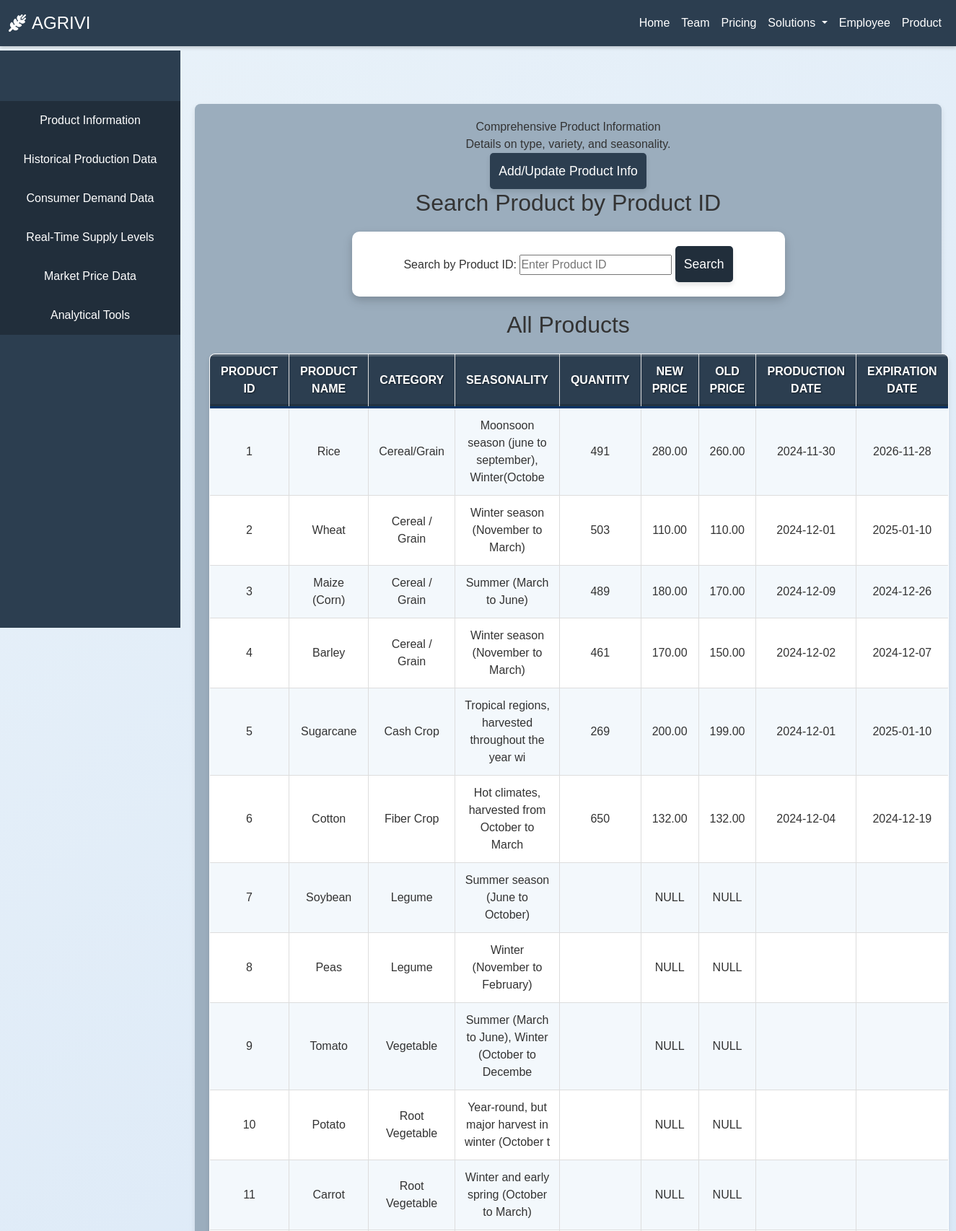
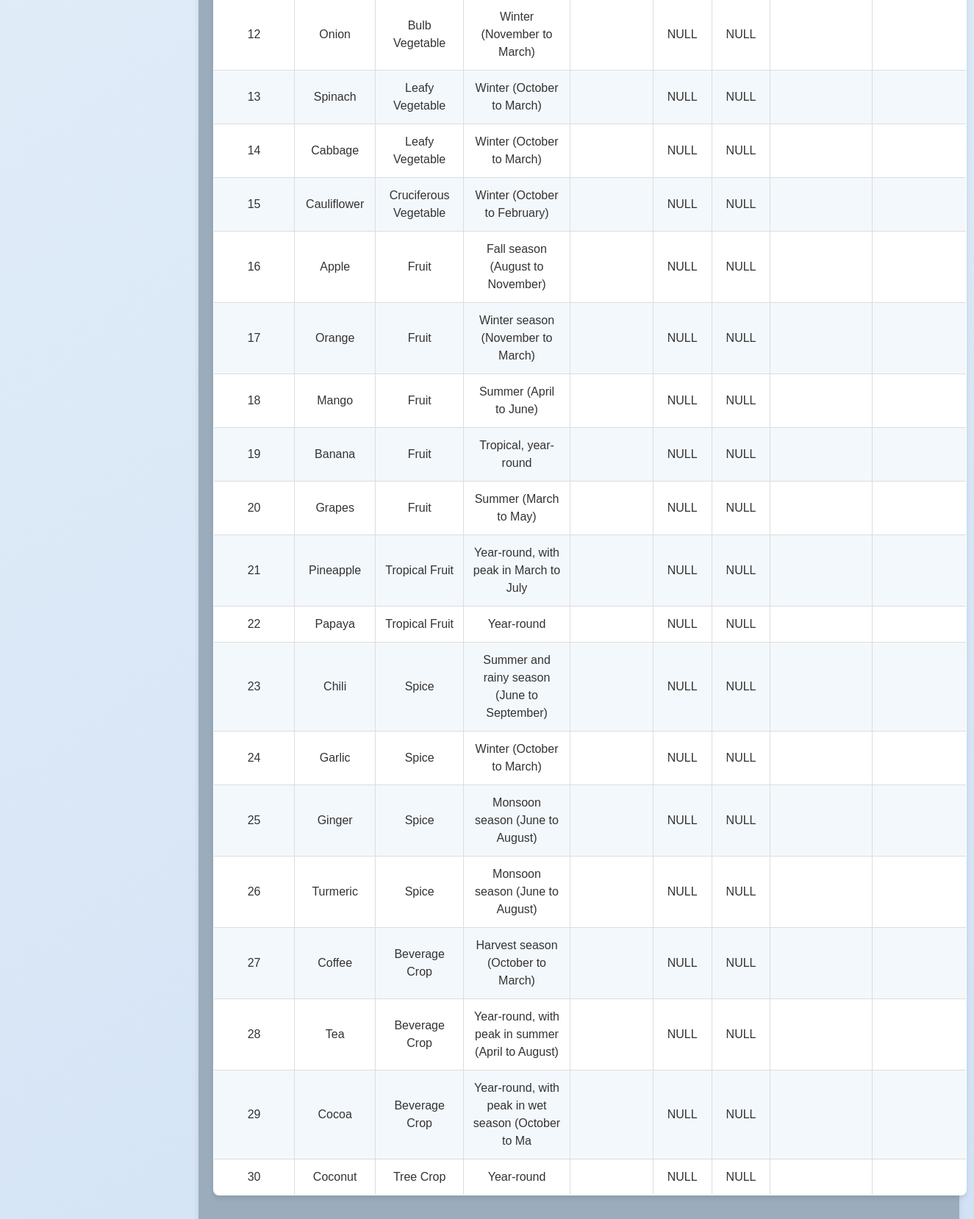
The page /admin_db/index2.php (upper part) on the database its author committed (2 pictures, top to bottom).
### tables this page shows
CREATE TABLE `product_info` (
  `id` int(11) NOT NULL,
  `product_id` int(11) NOT NULL,
  `quantity` int(11) NOT NULL,
  `new_price` decimal(10,2) DEFAULT NULL,
  `old_price` decimal(10,2) DEFAULT NULL,
  `production_cost` decimal(10,2) NOT NULL,
  `production_date` date NOT NULL,
  `expiration_date` date NOT NULL
);

CREATE TABLE `product` (
  `product_id` int(11) NOT NULL,
  `product_name` varchar(100) DEFAULT NULL,
  `category` varchar(100) DEFAULT NULL,
  `seasonality` varchar(50) DEFAULT NULL
);

### admin_db/product_table/product_info.php (the view, shortened to what this page needs)
<?php
$host = "localhost";
$username = "root";
$password = "";
$database = "agriculture_product_data";
$conn = new mysqli($host, $username, $password, $database);
$sql_all_products = "SELECT
                    pi.id,
                    p.product_id,
                    p.product_name,
                    p.category,
                    p.seasonality,
                    pi.quantity,
                    pi.new_price,
                    pi.old_price,
                    pi.production_date,
                    pi.expiration_date
                FROM
                    PRODUCT p
                LEFT JOIN
                    product_info pi ON p.product_id = pi.product_id
                ORDER BY p.product_id";
$all_products_result = $conn->query($sql_all_products);
?>
<!DOCTYPE html>
<html lang="en">
<head>
    <link rel="stylesheet" href="/admin_db/product_table/product_info_style.css">
</head>
<body>
    <a href="/admin_db/product_db/product_info.php"><button>Add/Update Product Info</button></a>
    <h2>Search Product by Product ID</h2>
    <form method="get" action="">
        <label for="search">Search by Product ID: </label>
        <input type="text" id="search" name="search" placeholder="Enter Product ID" required>
        <button type="submit">Search</button>
    </form>
    <h2>All Products</h2>
    <table>
        <tr>
            <th>Product ID</th>
            <th>Product Name</th>
            <th>Category</th>
            <th>Seasonality</th>
            <th>Quantity</th>
            <th>New Price</th>
            <th>Old Price</th>
            <th>Production Date</th>
            <th>Expiration Date</th>
        </tr>
        <?php
        if ($all_products_result->num_rows > 0) {
            while ($row = $all_products_result->fetch_assoc()) {
                echo "<tr>
                        <td>" . htmlspecialchars($row['product_id']) . "</td>
                        <td>" . htmlspecialchars($row['product_name']) . "</td>
                        <td>" . htmlspecialchars($row['category']) . "</td>
                        <td>" . htmlspecialchars($row['seasonality']) . "</td>
                        <td>" . htmlspecialchars($row['quantity']) . "</td>
                        <td>" . (is_null($row['new_price']) ? "NULL" : htmlspecialchars($row['new_price'])) . "</td>
                        <td>" . (is_null($row['old_price']) ? "NULL" : htmlspecialchars($row['old_price'])) . "</td>
                        <td>" . htmlspecialchars($row['production_date']) . "</td>
                        <td>" . htmlspecialchars($row['expiration_date']) . "</td>
                    </tr>";
            }
        } else {
            echo "<tr><td colspan='9'>No products found.</td></tr>";
        }
        ?>
    </table>
</body>
</html>

### admin_db/style.css (style rules this page uses)
* { margin: 0; padding: 0; box-sizing: border-box; font-family: 'Arial', sans-serif; }
body { background: linear-gradient(145deg, #e9f2f9, #cfe0f5); color: #333; line-height: 1.6; }
form button { background-color: #212e3b; color: #fff; border: none; cursor: pointer; font-size: 1.1em; border-radius: 5px; padding: 12px; box-shadow: 0 4px 6px rgba(0, 0, 0, 0.1); transition: background-color 0.3s, box-shadow 0.3s ease; }

### admin_db/navbar/nav.css (style rules this page uses)
.navbar { background-color: #2c3e50; box-shadow: 0 2px 5px rgba(0, 0, 0, 0.2); }
.navbar .navbar-brand { font-size: 1.5rem; color: white; }
.navbar-nav .nav-item .nav-link { color: white !important; padding: 0.75rem 1rem; font-weight: 500; }

### admin_db/product_table/product_info_style.css (style rules this page uses)
body { font-family: Arial, sans-serif; background-color: #f4f4f9; color: #333; margin: auto; padding: 0; text-align: center; }
form { background-color: #fff; padding: 20px; margin: 20px auto; max-width: 600px; border-radius: 10px; box-shadow: 0 4px 8px rgba(0, 0, 0, 0.1), 0 6px 16px rgba(0, 0, 0, 0.1); transition: box-shadow 0.3s ease; }
table { width: 90%; margin: 20px auto; border-collapse: collapse; overflow: hidden; border-radius: 8px; box-shadow: 0 4px 6px rgba(0, 0, 0, 0.1); background-color: #fff; }
table th, table td { padding: 12px; text-align: center; border: 1px solid #ddd; font-size: 1rem; }
table th { background-color: #2c3e50; color: #fff; font-weight: bold; text-transform: uppercase; padding: 12px 15px; border-bottom: 3px solid #003366; box-shadow: inset 0 -3px 0 rgba(0, 0, 0, 0.2), inset 0 3px 0 rgba(255, 255, 255, 0.2); text-shadow: 1px 1px 2px rgba(0, 0, 0, 0.5); transition: all 0.3s ease; }
table tr:nth-child(even) { background-color: #f3f8fc; }
button { background-color: #2c3e50; color: #fff; border: none; cursor: pointer; font-size: 1.1em; border-radius: 5px; padding: 12px; box-shadow: 0 4px 6px rgba(0, 0, 0, 0.1); transition: background-color 0.3s, box-shadow 0.3s ease; }
a { color: #6c63ff; text-decoration: none; font-weight: bold; transition: color 0.3s ease; }

### admin_db/product_table/product_info.php (style rules this page uses)
form { text-align: center; margin-bottom: 20px; }
table { width: 100%; border-collapse: collapse; }
table, th, td { border: 1px solid #ddd; }
th, td { padding: 8px; text-align: left; }
th { background-color: #f2f2f2; }

### rows shown on the page
product_info: product.product_id "1", product.product_name "Rice", product.category "Cereal/Grain", product.seasonality "Moonsoon season (june to september), Winter(Octobe", quantity "491", new_price "280.00", old_price "260.00", production_date "2024-11-30", expiration_date "2026-11-28"
product_info: product.product_id "2", product.product_name "Wheat", product.category "Cereal / Grain", product.seasonality "Winter season (November to March)", quantity "503", new_price "110.00", old_price "110.00", production_date "2024-12-01", expiration_date "2025-01-10"
product_info: product.product_id "3", product.product_name "Maize (Corn)", product.category "Cereal / Grain", product.seasonality "Summer (March to June)", quantity "489", new_price "180.00", old_price "170.00", production_date "2024-12-09", expiration_date "2024-12-26"
product_info: product.product_id "4", product.product_name "Barley", product.category "Cereal / Grain", product.seasonality "Winter season (November to March)", quantity "461", new_price "170.00", old_price "150.00", production_date "2024-12-02", expiration_date "2024-12-07"
product_info: product.product_id "5", product.product_name "Sugarcane", product.category "Cash Crop", product.seasonality "Tropical regions, harvested throughout the year wi", quantity "269", new_price "200.00", old_price "199.00", production_date "2024-12-01", expiration_date "2025-01-10"
product_info: product.product_id "6", product.product_name "Cotton", product.category "Fiber Crop", product.seasonality "Hot climates, harvested from October to March", quantity "650", new_price "132.00", old_price "132.00", production_date "2024-12-04", expiration_date "2024-12-19"
product: product_id "7", product_name "Soybean", category "Legume", seasonality "Summer season (June to October)", shows "NULL"
product: product_id "8", product_name "Peas", category "Legume", seasonality "Winter (November to February)", shows "NULL"
product: product_id "9", product_name "Tomato", category "Vegetable", seasonality "Summer (March to June), Winter (October to Decembe", shows "NULL"
product: product_id "10", product_name "Potato", category "Root Vegetable", seasonality "Year-round, but major harvest in winter (October t", shows "NULL"
product: product_id "11", product_name "Carrot", category "Root Vegetable", seasonality "Winter and early spring (October to March)", shows "NULL"
product: product_id "12", product_name "Onion", category "Bulb Vegetable", seasonality "Winter (November to March)", shows "NULL"
product: product_id "13", product_name "Spinach", category "Leafy Vegetable", seasonality "Winter (October to March)", shows "NULL"
product: product_id "14", product_name "Cabbage", category "Leafy Vegetable", seasonality "Winter (October to March)", shows "NULL"
product: product_id "15", product_name "Cauliflower", category "Cruciferous Vegetable", seasonality "Winter (October to February)", shows "NULL"
product: product_id "16", product_name "Apple", category "Fruit", seasonality "Fall season (August to November)", shows "NULL"
product: product_id "17", product_name "Orange", category "Fruit", seasonality "Winter season (November to March)", shows "NULL"
product: product_id "18", product_name "Mango", category "Fruit", seasonality "Summer (April to June)", shows "NULL"
product: product_id "19", product_name "Banana", category "Fruit", seasonality "Tropical, year-round", shows "NULL"
product: product_id "20", product_name "Grapes", category "Fruit", seasonality "Summer (March to May)", shows "NULL"
product: product_id "21", product_name "Pineapple", category "Tropical Fruit", seasonality "Year-round, with peak in March to July", shows "NULL"
product: product_id "22", product_name "Papaya", category "Tropical Fruit", seasonality "Year-round", shows "NULL"
product: product_id "23", product_name "Chili", category "Spice", seasonality "Summer and rainy season (June to September)", shows "NULL"
product: product_id "24", product_name "Garlic", category "Spice", seasonality "Winter (October to March)", shows "NULL"
product: product_id "25", product_name "Ginger", category "Spice", seasonality "Monsoon season (June to August)", shows "NULL"
product: product_id "26", product_name "Turmeric", category "Spice", seasonality "Monsoon season (June to August)", shows "NULL"
product: product_id "27", product_name "Coffee", category "Beverage Crop", seasonality "Harvest season (October to March)", shows "NULL"
product: product_id "28", product_name "Tea", category "Beverage Crop", seasonality "Year-round, with peak in summer (April to August)", shows "NULL"
product: product_id "29", product_name "Cocoa", category "Beverage Crop", seasonality "Year-round, with peak in wet season (October to Ma", shows "NULL"
product: product_id "30", product_name "Coconut", category "Tree Crop", seasonality "Year-round", shows "NULL"
